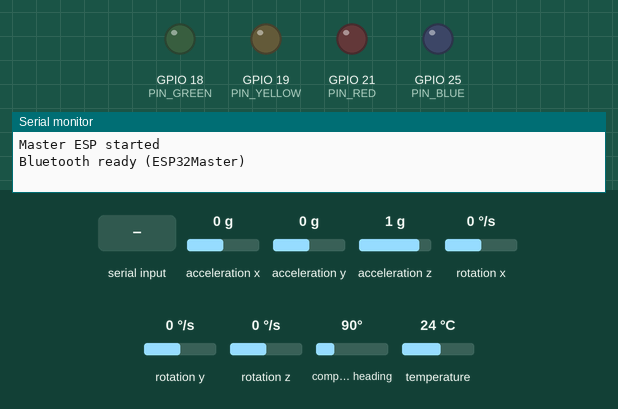
This sketch was run on a simulated ESP32. On the bench: output pins drawn as LEDs (lit = HIGH), the last lines printed to the serial monitor. The test bench sets the inputs (shaded band); at power-on: acceleration x 0 g, acceleration y 0 g, acceleration z 1 g, rotation x 0 °/s, rotation y 0 °/s, rotation z 0 °/s, compass heading 90°, temperature 24 °C. Nothing arrives over Bluetooth unless stated.

Above: at 0.1 s.
At 1.7 s:
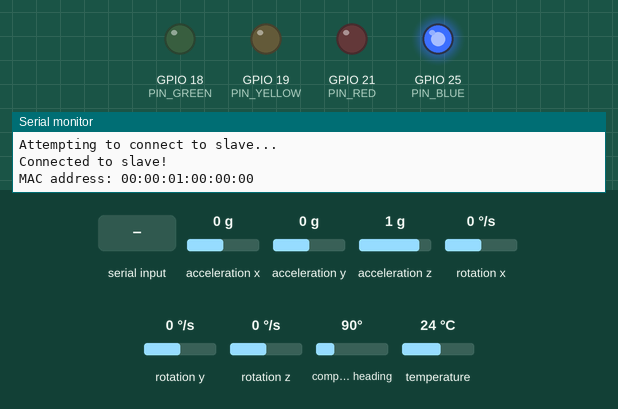
1.8 s: acceleration x set to -1.4 g
3.4 s: "90,45\n" received over the second serial link
5.0 s: "30,150\n" received over the second serial link
At 5.7 s:
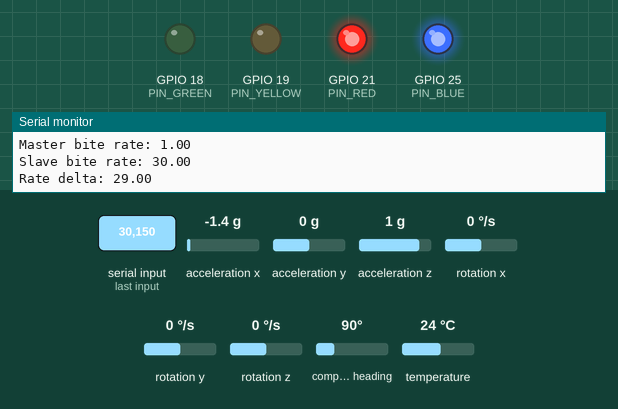
Timing chart, 0 to 8.0 s (numbered marks = the images above; inputs shaded):
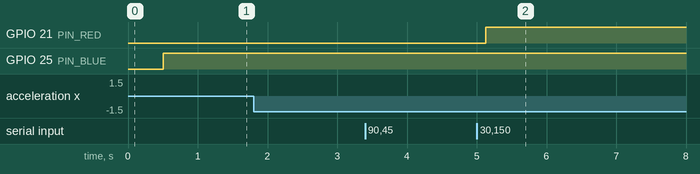

Measured:
- after the input at 5.0 s, GPIO 21 (PIN_RED): LOW → HIGH after 0.13 s

The sketch:

MasterEsp.ino
```cpp
#include <Adafruit_LSM9DS1.h>
#include <Adafruit_Sensor.h>
#include <Wire.h>
#include <deque>
#include "BluetoothSerial.h"


// ---------- Constants ----------
#define BAUD_RATE 115200
#define DELAY_LOOP_MS 200
#define DELAY_STATE_CHANGE_MS 5000
#define CONNECT_RETRY_MS 5000

#define PIN_SDA 22
#define PIN_SCL 23
#define PIN_GREEN 18
#define PIN_YELLOW 19
#define PIN_RED 21
#define PIN_BLUE 25

#define STATE_GREEN 0
#define STATE_YELLOW 1
#define STATE_RED 2

#define REST_MAGNITUDE 9.81
#define BITE_THRESHOLD 1.5             // Threshold to detect bite (delta from rest)
#define BITE_DEBOUNCE_MS 1500          // Minimum time between bite detections
#define BITE_WINDOW_MS 60000           // 1 minute window for calculating bites/min
#define BITE_UPDATE_INTERVAL_MS 5000   // Update LEDs every 5s

#define GREEN_YELLOW_THRESHOLD 1.5
#define YELLOW_RED_THRESHOLD 4


// ---------- Globals ----------
BluetoothSerial SerialBT;
Adafruit_LSM9DS1 lsm = Adafruit_LSM9DS1();

std::deque<unsigned long> biteTimestamps;
unsigned long lastBiteTime = 0;
unsigned long lastRateUpdate = 0;
unsigned long lastStateChangeTime = 0;
unsigned long lastConnectAttempt = 0;
bool inMotion = false;
float masterRate = 0.0;

int currentState = STATE_GREEN;
uint8_t slaveEspAddress[] = {0xEC, 0x94, 0xCB, 0x6F, 0xCA, 0x02};


// ---------- Setup ----------
void setup() {
  Serial.begin(BAUD_RATE);
  while (!Serial);
  Serial.println("Master ESP started");

  Wire.begin(PIN_SDA, PIN_SCL);
  pinMode(PIN_GREEN, OUTPUT);
  pinMode(PIN_YELLOW, OUTPUT);
  pinMode(PIN_RED, OUTPUT);
  pinMode(PIN_BLUE, OUTPUT);

  if (!lsm.begin()) {
    Serial.println("LSM9DS1 not found, restarting...");
    delay(5000);
    ESP.restart();
  }
  lsm.setupAccel(lsm.LSM9DS1_ACCELRANGE_2G);

  if (!SerialBT.begin("ESP32Master", true)) {
    Serial.println("Bluetooth init failed");
    return;
  }

  Serial.println("Bluetooth ready (ESP32Master)");
  delay(500);
  tryConnectToSlave();

  printMacAddress();
}


// ---------- Loop ----------
void loop() {
  digitalWrite(PIN_BLUE, SerialBT.connected() ? HIGH : LOW);

  if (SerialBT.connected()) {
    handleSensorAndBiteDetection();
    updateBiteRate();
    receiveSlaveRateAndUpdateLEDs();
  } else {
    handleReconnect();
  }

  delay(DELAY_LOOP_MS);
}


// ---------- Functions ----------

/// Tries to connect to the slave ESP
void tryConnectToSlave() {
  Serial.println("Attempting to connect to slave...");
  if (SerialBT.connect(slaveEspAddress)) {
    Serial.println("Connected to slave!");
  } else {
    Serial.println("Connection failed");
  }
}

/// Attempts to reconnect if not connected
void handleReconnect() {
  unsigned long now = millis();
  if (now - lastConnectAttempt >= CONNECT_RETRY_MS) {
    tryConnectToSlave();
    lastConnectAttempt = now;
  }
}

/// Reads sensor and detects new bite events
void handleSensorAndBiteDetection() {
  sensors_event_t accel, mag, gyro, temp;
  lsm.getEvent(&accel, &mag, &gyro, &temp);

  float x = accel.acceleration.x;
  float y = accel.acceleration.y;
  float z = accel.acceleration.z;
  float magnitude = sqrt(x * x + y * y + z * z);
  float accelDelta = abs(magnitude - REST_MAGNITUDE);

  unsigned long now = millis();

  // Bite start
  if (accelDelta > BITE_THRESHOLD && !inMotion && (now - lastBiteTime > BITE_DEBOUNCE_MS)) {
    inMotion = true;
    lastBiteTime = now;
    biteTimestamps.push_back(now);
    Serial.println("Detected bite!");
  }

  // Return to idle
  if (accelDelta < BITE_THRESHOLD * 0.7 && inMotion) {
    inMotion = false;
  }
}

/// Computes rolling bite rate from master fork
void updateBiteRate() {
  unsigned long now = millis();
  if (now - lastRateUpdate < BITE_UPDATE_INTERVAL_MS) return;

  while (!biteTimestamps.empty() && (now - biteTimestamps.front() > BITE_WINDOW_MS)) {
    biteTimestamps.pop_front();
  }

  masterRate = biteTimestamps.size() * (60000.0 / BITE_WINDOW_MS);
  Serial.print("Master bite rate: ");
  Serial.println(masterRate);

  lastRateUpdate = now;
}

/// Receives slave rate and determines LED feedback
void receiveSlaveRateAndUpdateLEDs() {
  if (!SerialBT.available()) return;

  String received = SerialBT.readStringUntil('\n');
  received.trim();
  if (received.length() == 0) {
    Serial.println("Received empty slave rate");
    return;
  }

  float slaveRate = received.toFloat();
  Serial.print("Slave bite rate: ");
  Serial.println(slaveRate);

  if (masterRate < 0.1) masterRate = 0.0;
  if (slaveRate < 0.1) slaveRate = 0.0;

  float delta = abs(masterRate - slaveRate);
  Serial.print("Rate delta: ");
  Serial.println(delta);

  unsigned long now = millis();
  if (now - lastStateChangeTime >= DELAY_STATE_CHANGE_MS) {
    if (delta < GREEN_YELLOW_THRESHOLD) {
      setLED(STATE_GREEN);
      SerialBT.println(STATE_GREEN);
    } else if (delta < YELLOW_RED_THRESHOLD) {
      setLED(STATE_YELLOW);
      SerialBT.println(STATE_YELLOW);
    } else {
      setLED(STATE_RED);
      SerialBT.println(STATE_RED);
    }
    lastStateChangeTime = now;
  }
}

/// Updates onboard LED state
void setLED(int state) {
  currentState = state;
  digitalWrite(PIN_GREEN, state == STATE_GREEN ? HIGH : LOW);
  digitalWrite(PIN_YELLOW, state == STATE_YELLOW ? HIGH : LOW);
  digitalWrite(PIN_RED, state == STATE_RED ? HIGH : LOW);
}

// Print MAC address (only for debug)
// Last address: EC:94:CB:6F:C7:86
void printMacAddress() {
  uint8_t mac[6];
  SerialBT.getBtAddress(mac);
  Serial.print("MAC address: ");
  for (int i = 0; i < 6; i++) {
    if (mac[i] < 0x10) Serial.print("0");
    Serial.print(mac[i], HEX);
    if (i < 5) Serial.print(":");
  }
  Serial.println();
}
```
